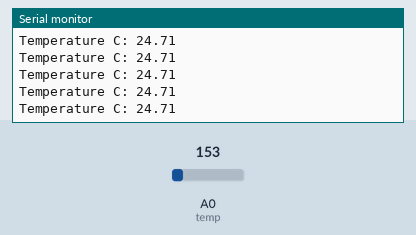
Recording of a sketch running on a simulated Arduino Uno, built with avr-gcc and run on an emulated ATmega328P. On the bench: the last lines printed to the serial monitor. The test bench sets the inputs (shaded band); at power-on: A0 (temp) = 153.

Above: at 1.2 s.
1.3 s: A0 (temp) set to 165
At 1.31 s:
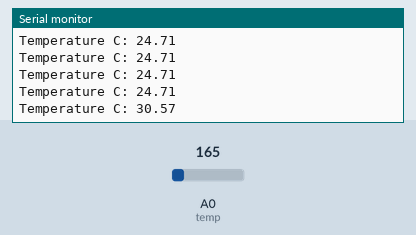
2.8 s: A0 (temp) set to 175
At 2.82 s:
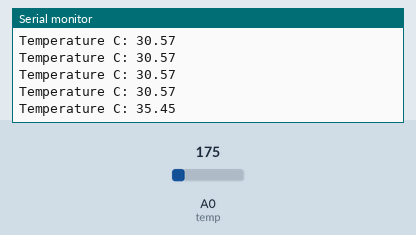
Timing chart, 0 to 5.8 s (numbered marks = the images above; inputs shaded):
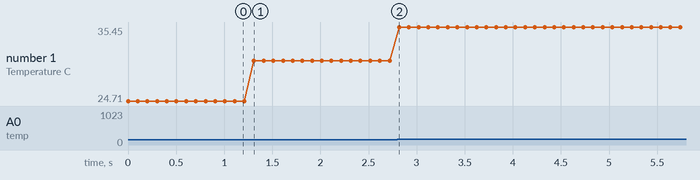

The sketch:

sketch_checking_temp.ino
```cpp
constexpr int temp = A0;

float readTemp(){
  int tmpADC = analogRead(temp);
  float tempVolts = (tmpADC * 5.0) / 1024.0;
  float tempData = (tempVolts - 0.5) * 100;
  return tempData;
}

void setup() {
  Serial.begin(9600);
}

void loop() {
  float temp = readTemp();
  Serial.print("Temperature C: ");
  Serial.println(temp);
  delay(100);
}
```

Measured:
- after the input at 1.3 s, the serial monitor: prints a new line at once (image 1)
- after the input at 2.8 s, the serial monitor: prints a new line at once (image 2)
- plotted number 1: 24.71 → 30.57 after the input at 1.3 s, 30.57 → 35.45 after the input at 2.8 s
